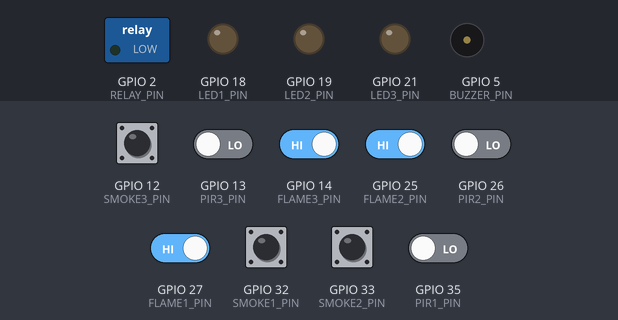
The sketch below on a simulated ESP32. Parts: switched loads named in the sketch (green lamp = pin HIGH), output pins drawn as LEDs (lit = HIGH), buzzer (waves = sounding, pin HIGH). Dashed ring = blinking. The test bench sets the inputs (shaded band); at power-on: GPIO 14 (FLAME3_PIN), GPIO 25 (FLAME2_PIN), GPIO 27 (FLAME1_PIN) HIGH, GPIO 12 (SMOKE3_PIN), GPIO 13 (PIR3_PIN), GPIO 26 (PIR2_PIN), GPIO 32 (SMOKE1_PIN), GPIO 33 (SMOKE2_PIN), GPIO 35 (PIR1_PIN) LOW. What the sketch prints to the serial monitor is not drawn.

Above: at 0.0 s.
At 3.2 s:
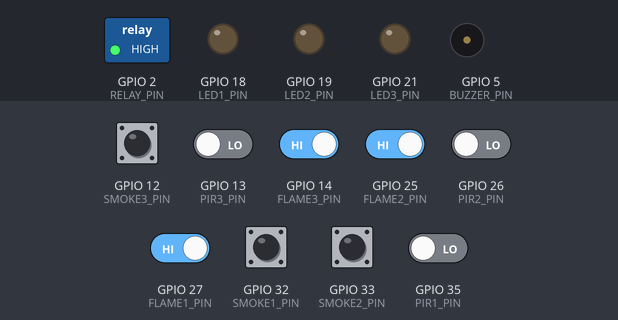
3.3 s: GPIO 14 (FLAME3_PIN) driven LOW
At 4.1 s:
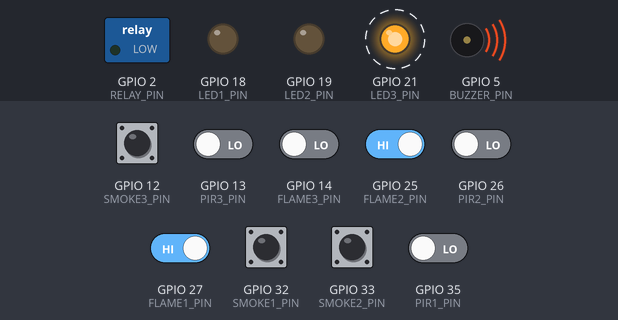
Timing chart, 0 to 12.3 s (numbered marks = the images above; inputs shaded):
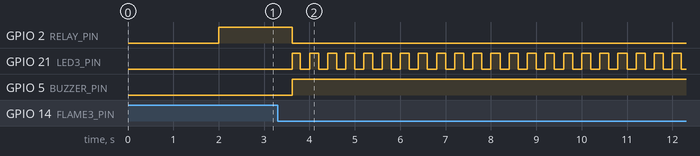

Measured:
- after the input at 3.3 s, GPIO 2 (RELAY_PIN): HIGH → LOW after 0.32 s; GPIO 21 (LED3_PIN): alternates HIGH for 0.20 s and LOW for 0.20 s, starting after 0.32 s; GPIO 5 (BUZZER_PIN): LOW → HIGH after 0.32 s

The sketch:

FirealarmSystem.ino
```cpp
// ==========================================
// 3-FLOOR FIRE + SMOKE DETECTION SYSTEM
// FLAME â   BUZZER + LED
// SMOKE â   SERIAL ONLY
// FINAL STABLE VERSION
// ==========================================

// -------- FLOOR 1 --------
const int FLAME1_PIN = 27;
const int SMOKE1_PIN = 32;
const int PIR1_PIN   = 35;

// -------- FLOOR 2 --------
const int FLAME2_PIN = 25;
const int SMOKE2_PIN = 33;
const int PIR2_PIN   = 26;

// -------- FLOOR 3 --------
const int FLAME3_PIN = 14;
const int SMOKE3_PIN = 12;
const int PIR3_PIN   = 13;

// -------- OUTPUTS --------
const int RELAY_PIN  = 2;
const int BUZZER_PIN = 5;
const int LED1_PIN   = 18;
const int LED2_PIN   = 19;
const int LED3_PIN   = 21;

// -------- LOGIC --------
const int FIRE_LEVEL = LOW;
const unsigned long FIRE_CONFIRM_TIME = 300;   // ms
const unsigned long FIRE_DURATION = 10000;
const unsigned long PRINT_INTERVAL = 15000;

// -------- GLOBALS --------
int flame[3], smoke[3], pir[3];

bool fireActive = false;
unsigned long fireStartTime = 0;
int activeFloor = -1;

unsigned long flameLowStart[3] = {0, 0, 0};
unsigned long lastPrint[3];

// -------- LED HANDLER --------
void updateFloorLEDs(int floor, bool blink) {
  digitalWrite(LED1_PIN, (floor == 0 && blink) ? HIGH : LOW);
  digitalWrite(LED2_PIN, (floor == 1 && blink) ? HIGH : LOW);
  digitalWrite(LED3_PIN, (floor == 2 && blink) ? HIGH : LOW);
}

void printFloor(int f) {
  Serial.println("\n==============================================");
  Serial.printf("ï¿½ï¿½ FLOOR %d STATUS í´¥\n", f + 1);
  Serial.println("==============================================");
  Serial.printf("Flame: %s\n", flame[f] == LOW ? "í´¥ FIRE" : "â   SAFE");
  Serial.printf("Smoke: %s\n", smoke[f] == LOW ? "í²¨ SMOKE" : "â   CLEAN");
  Serial.printf("PIR:   %s\n", pir[f] ? "í±¤ MOTION" : "í±» NO MOTION");
  Serial.printf("Alert: %s\n", activeFloor == f ? "íº¨ ACTIVE" : "í¿¢ IDLE");
}

void setup() {
  Serial.begin(115200);
  delay(2000);

  pinMode(FLAME1_PIN, INPUT_PULLUP);
  pinMode(FLAME2_PIN, INPUT_PULLUP);
  pinMode(FLAME3_PIN, INPUT_PULLUP);

  pinMode(SMOKE1_PIN, INPUT);
  pinMode(PIR1_PIN, INPUT);
  pinMode(SMOKE2_PIN, INPUT);
  pinMode(PIR2_PIN, INPUT);
  pinMode(SMOKE3_PIN, INPUT);
  pinMode(PIR3_PIN, INPUT);

  pinMode(RELAY_PIN, OUTPUT);  digitalWrite(RELAY_PIN, HIGH);
  pinMode(BUZZER_PIN, OUTPUT); digitalWrite(BUZZER_PIN, LOW);
  pinMode(LED1_PIN, OUTPUT);
  pinMode(LED2_PIN, OUTPUT);
  pinMode(LED3_PIN, OUTPUT);

  unsigned long now = millis();
  for (int i = 0; i < 3; i++) lastPrint[i] = now;

  Serial.println("\ní´¥ FIRE SYSTEM READY (STABLE)");
}

void loop() {
  unsigned long now = millis();

  // -------- READ SENSORS --------
  flame[0] = digitalRead(FLAME1_PIN);
  smoke[0] = digitalRead(SMOKE1_PIN);
  pir[0]   = digitalRead(PIR1_PIN);

  flame[1] = digitalRead(FLAME2_PIN);
  smoke[1] = digitalRead(SMOKE2_PIN);
  pir[1]   = digitalRead(PIR2_PIN);

  flame[2] = digitalRead(FLAME3_PIN);
  smoke[2] = digitalRead(SMOKE3_PIN);
  pir[2]   = digitalRead(PIR3_PIN);

  // -------- FLAME CONFIRMATION --------
  if (!fireActive) {
    for (int i = 0; i < 3; i++) {

      if (flame[i] == FIRE_LEVEL) {
        if (flameLowStart[i] == 0) {
          flameLowStart[i] = now;
        }
        else if (now - flameLowStart[i] >= FIRE_CONFIRM_TIME) {
          fireActive = true;
          fireStartTime = now;
          activeFloor = i;

          Serial.printf("\níº¨íº¨íº¨ FIRE CONFIRMED ON FLOOR %d íº¨íº¨íº¨\n", i + 1);
          printFloor(i);
          break;
        }
      }
      else {
        flameLowStart[i] = 0;
      }
    }
  }

  // -------- OUTPUT CONTROL --------
  if (fireActive && now - fireStartTime < FIRE_DURATION) {
    digitalWrite(BUZZER_PIN, HIGH);
    digitalWrite(RELAY_PIN, LOW);

    bool blink = (now % 400 < 200);
    updateFloorLEDs(activeFloor, blink);
  }
  else if (fireActive) {
    fireActive = false;
    activeFloor = -1;

    digitalWrite(BUZZER_PIN, LOW);
    digitalWrite(RELAY_PIN, HIGH);
    digitalWrite(LED1_PIN, LOW);
    digitalWrite(LED2_PIN, LOW);
    digitalWrite(LED3_PIN, LOW);

    Serial.println("\nâ   FIRE CLEARED â   SYSTEM NORMAL\n");
  }

  // -------- SERIAL MONITOR --------
  if (!fireActive) {
    for (int i = 0; i < 3; i++) {
      if (now - lastPrint[i] >= PRINT_INTERVAL) {
        printFloor(i);
        lastPrint[i] = now;
      }
    }
  }
}
```
